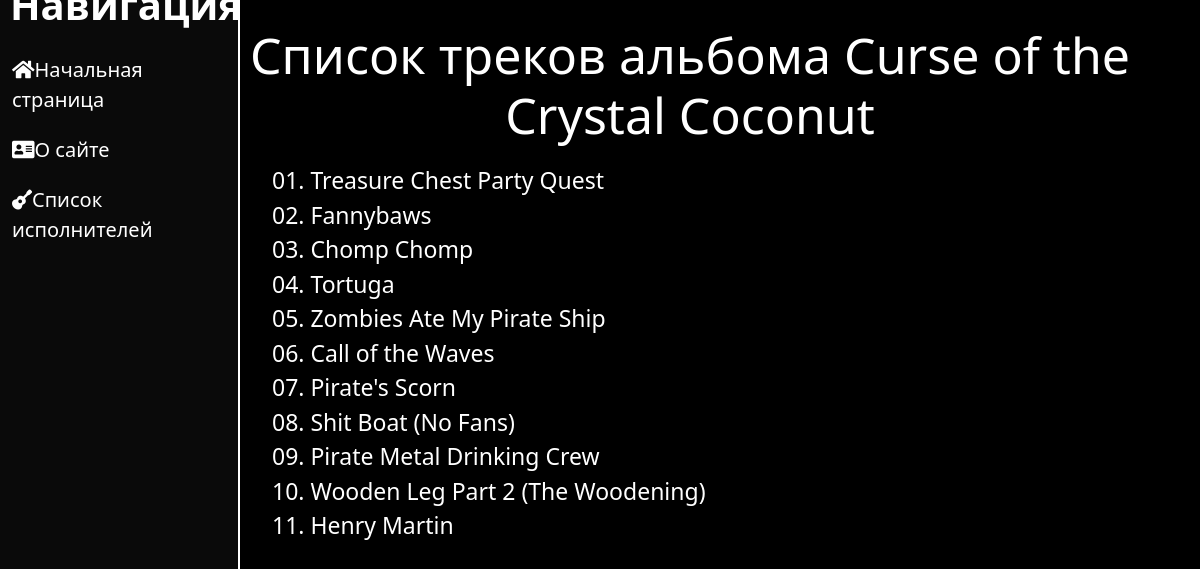
/music/album/2/tracks, run on the app's committed database.
### music/models.py (models this page shows, shortened)
class Album(models.Model):
    band = models.ForeignKey(Band, on_delete=models.CASCADE)
    name = models.CharField('Название альбома', max_length=50)
    picture = models.URLField('Обложка альбома')
    release_date = models.DateField('Дата выхода альбома', max_length=50)

class Track(models.Model):
    album = models.ForeignKey(Album, on_delete=models.CASCADE)
    song_name = models.CharField('Название песни', max_length=50)
    play_time = models.IntegerField('Длительность песни', blank=True, null=True)

### music/views.py (the view)
# urls.py: path('album/<int:album_id>/tracks', views.tracks, name='tracks'),
def tracks(request, album_id):
    album = Album.objects.get(id=album_id)
    tracks = Track.objects.filter(album=album_id)
    return render(request, 'music/tracks.html', {'album': album, 'tracks': tracks})

### music/templates/music/tracks.html (shortened to what this page needs)
{% extends 'main/layout.html' %}
{% block body %}
<div class="features">
    <h1>Список треков альбома {{ album.name }}</h1>
</div>
<div class="track_list">
    <ul>
    {% for track in tracks %}
            <li>{{ track.song_name }}</li>
    {% endfor %}
    </ul>
</div>
{% endblock %}

### main/static/main/css/main.css (style rules this page uses)
body { background: #000000; }
main .features { float: left; color: white; margin-top: 25px; text-align: center; width: 75%; }
main .features h1 { font-size: 50px; }
main .track_list { font-size: 23px; text-align: left; float: left; color: white; position: relative; top: 10px; }
main .track_list ul { list-style: none }

### data on the page
Album: name "Curse of the Crystal Coconut"
Track: song_name "01. Treasure Chest Party Quest"
Track: song_name "02. Fannybaws"
Track: song_name "03. Chomp Chomp"
Track: song_name "04. Tortuga"
Track: song_name "05. Zombies Ate My Pirate Ship"
Track: song_name "06. Call of the Waves"
Track: song_name "07. Pirate's Scorn"
Track: song_name "08. Shit Boat (No Fans)"
Track: song_name "09. Pirate Metal Drinking Crew"
Track: song_name "10. Wooden Leg Part 2 (The Woodening)"
Track: song_name "11. Henry Martin"
